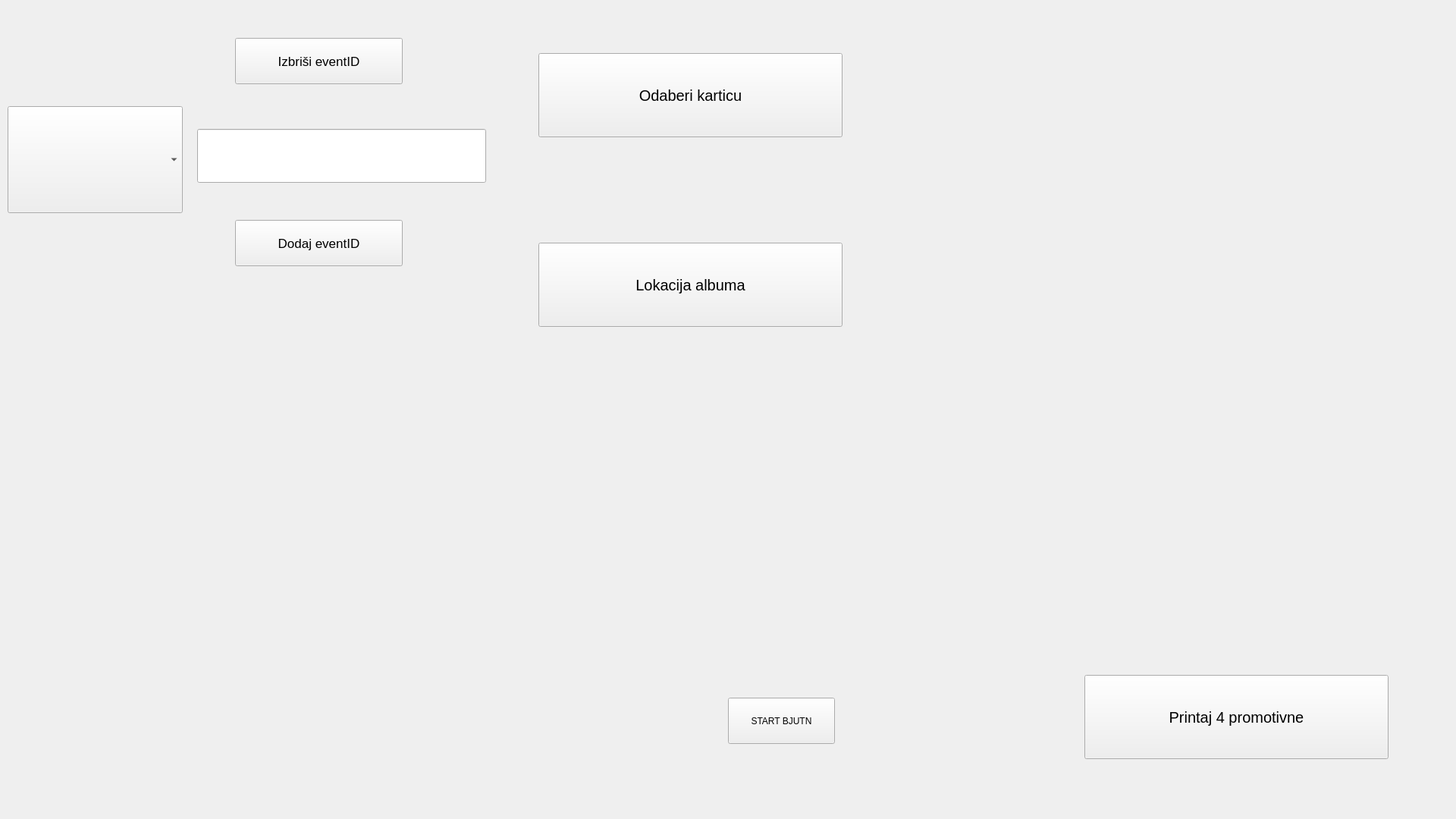
<?xml version="1.0" encoding="UTF-8"?>
<ui version="4.0">
 <class>MainWindow</class>
 <widget class="QMainWindow" name="MainWindow">
  <property name="geometry">
   <rect>
    <x>0</x>
    <y>0</y>
    <width>1920</width>
    <height>1080</height>
   </rect>
  </property>
  <property name="minimumSize">
   <size>
    <width>1920</width>
    <height>1080</height>
   </size>
  </property>
  <property name="maximumSize">
   <size>
    <width>1920</width>
    <height>1080</height>
   </size>
  </property>
  <property name="windowTitle">
   <string>MainWindow</string>
  </property>
  <property name="tabShape">
   <enum>QTabWidget::Rounded</enum>
  </property>
  <widget class="QWidget" name="centralwidget">
   <widget class="QComboBox" name="comboBox">
    <property name="geometry">
     <rect>
      <x>10</x>
      <y>140</y>
      <width>231</width>
      <height>141</height>
     </rect>
    </property>
    <property name="font">
     <font>
      <pointsize>12</pointsize>
     </font>
    </property>
   </widget>
   <widget class="QPushButton" name="pushButton">
    <property name="geometry">
     <rect>
      <x>960</x>
      <y>920</y>
      <width>141</width>
      <height>61</height>
     </rect>
    </property>
    <property name="text">
     <string>START BJUTN</string>
    </property>
   </widget>
   <widget class="QPushButton" name="promotivnaButton">
    <property name="geometry">
     <rect>
      <x>1430</x>
      <y>890</y>
      <width>401</width>
      <height>111</height>
     </rect>
    </property>
    <property name="font">
     <font>
      <pointsize>15</pointsize>
     </font>
    </property>
    <property name="text">
     <string>Printaj 4 promotivne</string>
    </property>
   </widget>
   <widget class="QPushButton" name="karticaButton">
    <property name="geometry">
     <rect>
      <x>710</x>
      <y>70</y>
      <width>401</width>
      <height>111</height>
     </rect>
    </property>
    <property name="font">
     <font>
      <pointsize>15</pointsize>
     </font>
    </property>
    <property name="text">
     <string>Odaberi karticu</string>
    </property>
   </widget>
   <widget class="QLabel" name="cardLabel">
    <property name="geometry">
     <rect>
      <x>1190</x>
      <y>80</y>
      <width>491</width>
      <height>81</height>
     </rect>
    </property>
    <property name="font">
     <font>
      <pointsize>20</pointsize>
     </font>
    </property>
    <property name="styleSheet">
     <string notr="true">color: rgb(239, 41, 41);</string>
    </property>
    <property name="text">
     <string/>
    </property>
   </widget>
   <widget class="QPushButton" name="albumButton">
    <property name="geometry">
     <rect>
      <x>710</x>
      <y>320</y>
      <width>401</width>
      <height>111</height>
     </rect>
    </property>
    <property name="font">
     <font>
      <pointsize>15</pointsize>
     </font>
    </property>
    <property name="text">
     <string>Lokacija albuma</string>
    </property>
   </widget>
   <widget class="QLabel" name="albumLabel">
    <property name="geometry">
     <rect>
      <x>1140</x>
      <y>340</y>
      <width>761</width>
      <height>81</height>
     </rect>
    </property>
    <property name="font">
     <font>
      <pointsize>20</pointsize>
     </font>
    </property>
    <property name="styleSheet">
     <string notr="true">color: rgb(239, 41, 41);</string>
    </property>
    <property name="text">
     <string/>
    </property>
   </widget>
   <widget class="QLineEdit" name="inputID">
    <property name="geometry">
     <rect>
      <x>260</x>
      <y>170</y>
      <width>381</width>
      <height>71</height>
     </rect>
    </property>
   </widget>
   <widget class="QPushButton" name="deleteID">
    <property name="geometry">
     <rect>
      <x>310</x>
      <y>50</y>
      <width>221</width>
      <height>61</height>
     </rect>
    </property>
    <property name="font">
     <font>
      <pointsize>13</pointsize>
     </font>
    </property>
    <property name="text">
     <string>Izbriši eventID</string>
    </property>
   </widget>
   <widget class="QPushButton" name="addID">
    <property name="geometry">
     <rect>
      <x>310</x>
      <y>290</y>
      <width>221</width>
      <height>61</height>
     </rect>
    </property>
    <property name="font">
     <font>
      <pointsize>13</pointsize>
     </font>
    </property>
    <property name="text">
     <string>Dodaj eventID</string>
    </property>
   </widget>
  </widget>
 </widget>
 <resources/>
 <connections/>
</ui>
